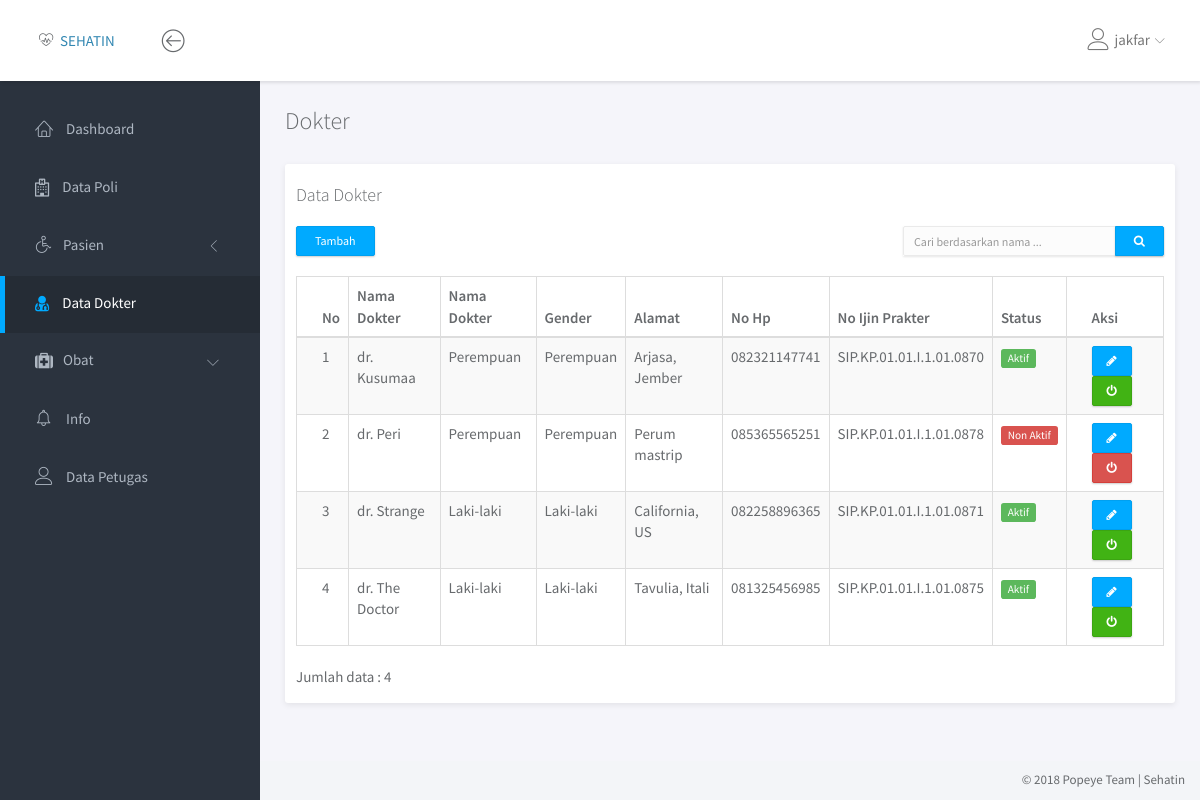
/dokter/data_dokter.php (signed in), run on the app's committed database.
### tables this page shows
CREATE TABLE IF NOT EXISTS `dokter` (
`id_dokter` tinyint(3) NOT NULL,
  `nm_dokter` varchar(50) NOT NULL,
  `gender` enum('Laki-laki','Perempuan') NOT NULL,
  `alamat` varchar(50) NOT NULL,
  `no_hp` varchar(13) NOT NULL,
  `no_ijin_praktek` varchar(50) NOT NULL,
  `status` enum('Aktif','Non Aktif') NOT NULL
);

### dokter/data_dokter.php (the view, shortened to what this page needs)
<!doctype html>
<html lang="en">
<head>
	<link rel="stylesheet" href="../assets/vendor/bootstrap/css/bootstrap.min.css">
	<link rel="stylesheet" href="../assets/vendor/font-awesome/css/font-awesome.min.css">
	<link rel="stylesheet" href="../assets/vendor/linearicons/style.css">
	<link rel="stylesheet" href="../assets/vendor/chartist/css/chartist-custom.css">
	<link rel="stylesheet" href="../assets/css/main.css">
</head>
<body>
	<div id="wrapper">
		<?php
			include '../dashboard/navbar.php';
			include '../dashboard/left_sidebar.php';
		 ?>
		 <div class="main">
		 	<div class="main-content">
		 		<div class="container-fluid">
		 			<h3 class="page-title">Dokter</h3>
		 			<div class="row">
		 				<div class="col-md-12">
		 					<div class="panel">
		 						<div class="panel-heading">
		 							<div class="row"><h4 class="panel-title">Data Dokter</h4></div>
		 						</div>
		 						<div class="row">
		 							<div class="row">
		 								<div class="col-md-2">
		 									<a href="tambah_dokter.php"><button type="button" class="btn btn-primary btn-sm" style="margin-left: 25px; margin-bottom: 10px;">Tambah</button></a>
		 								</div>
		 								<div class="col-md-6"></div>
										<div class="col-md-4">
											<form action="" method="POST">
												<div class="input-group" style="margin-right: 25px;">
													<input type="text" name="cari" class="form-control input-sm" placeholder="Cari berdasarkan nama ...">
													<span class="input-group-btn"><button type="submit" name="btn_cari" class="btn btn-primary btn-sm"><i class="fa fa-search"></i></button></span>
												</div>
											</form>
										</div>
		 							</div>
		 							<div class="panel-body">
		 								<table class="table table-striped table-hover table-bordered">
		 									<thead>
		 										<tr>
		 											<th>No</th>
		 											<th>Nama Dokter</th>
		 											<th>Nama Dokter</th>
		 											<th>Gender</th>
		 											<th>Alamat</th>
		 											<th>No Hp</th>
		 											<th>No Ijin Prakter</th>
													<th>Status</th>
		 											<th>Aksi</th>
		 										</tr>
		 									</thead>
		 									<tbody>
											<?php
												if (isset($_POST['btn_cari'])) {
													$query = "SELECT * FROM dokter WHERE nm_dokter LIKE '%$_POST[cari]%' ORDER BY nm_dokter ASC";
												}
												else{
													$query = "SELECT * FROM dokter ORDER BY nm_dokter ASC";
												}
												$jml = "SELECT COUNT(*) AS jml_dokter FROM dokter";
												$r = mysqli_query($con, $jml);
												$jml_dokter = mysqli_fetch_assoc($r);
												$result = mysqli_query($con, $query);
												$no = 1;
												foreach ($result as $val) {
													$title = $val['status'] == 'Aktif' ? 'Non Aktifkan' : 'Aktifkan';
													$btnclass = $val['status'] == 'Aktif' ? 'btn-success' : 'btn-danger';
													$label = $val['status'] == 'Aktif' ? 'label label-success' : 'label label-danger';
													echo "<tr>
															<td>$no</td>
															<td>$val[nm_dokter]</td>
															<td>$val[gender]</td>
															<td>$val[gender]</td>
															<td>$val[alamat]</td>
															<td>$val[no_hp]</td>
															<td>$val[no_ijin_praktek]</td>
															<td><span class='$label'>$val[status]</span></td>
															<td><a href = 'edit_dokter.php?id_dokter=$val[id_dokter]' class='btn btn-primary btn-xs' title='Edit'><i class='fa fa-pencil'></i> </a>
																<a onclick = 'return konfirm()' href='status_dokter.php?id_dokter=$val[id_dokter]&status=$val[status]' class= 'btn btn-xs $btnclass' title='$title'><i class='fa fa-power-off'></i></a></td>
														  </tr>";
														  $no++;
												}
											 ?>
		 									</tbody>
		 								</table>
		 								<span class="text-default">Jumlah data : <?php echo $jml_dokter['jml_dokter'] ?></span>
		 							</div>
		 						</div>
		 					</div>
		 				</div>
		 			</div>
		 		</div>
		 	</div>
		 </div>
		<?php include '../dashboard/footer.php'; ?>
	</div>
</body>
</html>

### assets/css/main.css (style rules this page uses)
html { position: relative; min-height: 100%; }
body { background-color: #F3F5F8; font-family: "Source Sans Pro", sans-serif; font-size: 15px; color: #676a6d; }
a { color: #3287B2; }
th { font-weight: 600; }
.page-title { margin-top: 0; margin-bottom: 30px; font-weight: 300; }
#wrapper .main { -webkit-transition: all 0.3s ease-in-out; -moz-transition: all 0.3s ease-in-out; -ms-transition: all 0.3s ease-in-out; -o-transition: all 0.3s ease-in-out; transition: all 0.3s ease-in-out; width: calc(100% - 260px); left: 0; position: relative; float: right; background-color: #f5f5fa; }
#wrapper #sidebar-nav, #wrapper .main { padding-top: 80px; }
.main-content { padding: 28px 10px; }
.form-control { -moz-box-shadow: 0px 1px 2px 0 rgba(0, 0, 0, 0.1); -webkit-box-shadow: 0px 1px 2px 0 rgba(0, 0, 0, 0.1); box-shadow: 0px 1px 2px 0 rgba(0, 0, 0, 0.1); -webkit-border-radius: 2px; -moz-border-radius: 2px; border-radius: 2px; border-color: #eaeaea; background-color: #fcfcfc; }
.input-group { -moz-box-shadow: 0px 1px 2px 0 rgba(0, 0, 0, 0.1); -webkit-box-shadow: 0px 1px 2px 0 rgba(0, 0, 0, 0.1); box-shadow: 0px 1px 2px 0 rgba(0, 0, 0, 0.1); }
.input-group .form-control, .input-group-addon, .input-group-btn { -moz-box-shadow: none; -webkit-box-shadow: none; box-shadow: none; }
.btn { -webkit-border-radius: 2px; -moz-border-radius: 2px; border-radius: 2px; -moz-box-shadow: 0px 1px 2px 0 rgba(0, 0, 0, 0.2); -webkit-box-shadow: 0px 1px 2px 0 rgba(0, 0, 0, 0.2); box-shadow: 0px 1px 2px 0 rgba(0, 0, 0, 0.2); padding: 6px 22px; }
.btn-group-sm > .btn, .btn-sm { padding: 5px 18px; }
.btn-group-xs > .btn, .btn-xs { padding: 5px 14px; }
.btn-primary { background-color: #00AAFF; border-color: #00a0f0; }
.btn-success { background-color: #41B314; border-color: #3ca512; }
.panel { -webkit-border-radius: 3px; -moz-border-radius: 3px; border-radius: 3px; -moz-box-shadow: 0 2px 6px rgba(0, 0, 0, 0.08); -webkit-box-shadow: 0 2px 6px rgba(0, 0, 0, 0.08); box-shadow: 0 2px 6px rgba(0, 0, 0, 0.08); background-color: #fff; margin-bottom: 30px; }
.panel .panel-heading, .panel .panel-body, .panel .panel-footer { padding-left: 25px; padding-right: 25px; }
.panel .panel-heading { padding-top: 20px; padding-bottom: 20px; position: relative; }
.panel .panel-heading .panel-title { margin: 0; font-size: 18px; font-weight: 300; }
.panel .panel-body { padding-top: 10px; padding-bottom: 15px; }
.panel .table > thead > tr > td:first-child, .panel .table > thead > tr > th:first-child, .panel .table > tbody > tr > td:first-child, .panel .table > tbody > tr > th:first-child, .panel .table > tfoot > tr > td:first-child, .panel .table > tfoot > tr > th:first-child { padding-left: 25px; }
.panel .table > thead > tr > td:last-child, .panel .table > thead > tr > th:last-child, .panel .table > tbody > tr > td:last-child, .panel .table > tbody > tr > th:last-child, .panel .table > tfoot > tr > td:last-child, .panel .table > tfoot > tr > th:last-child { padding-left: 25px; }
.label { font-weight: normal; }

### data on the page
dokter: nm_dokter "dr. Kusumaa", gender "Perempuan", alamat "Arjasa, Jember", no_hp "082321147741", no_ijin_praktek "SIP.KP.01.01.I.1.01.0870", status "Aktif"
dokter: nm_dokter "dr. Peri", gender "Perempuan", alamat "Perum mastrip", no_hp "085365565251", no_ijin_praktek "SIP.KP.01.01.I.1.01.0878", status "Non Aktif"
dokter: nm_dokter "dr. Strange", gender "Laki-laki", alamat "California, US", no_hp "082258896365", no_ijin_praktek "SIP.KP.01.01.I.1.01.0871", status "Aktif"
dokter: nm_dokter "dr. The Doctor", gender "Laki-laki", alamat "Tavulia, Itali", no_hp "081325456985", no_ijin_praktek "SIP.KP.01.01.I.1.01.0875", status "Aktif"

### other printed values
$_SESSION['username'] "jakfar"
$jml_dokter['jml_dokter'] "4"
